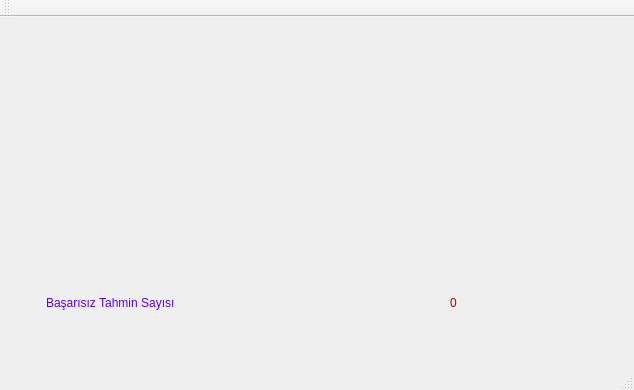
<?xml version="1.0" encoding="UTF-8"?>
<ui version="4.0">
 <class>MainWindow</class>
 <widget class="QMainWindow" name="MainWindow">
  <property name="geometry">
   <rect>
    <x>0</x>
    <y>0</y>
    <width>634</width>
    <height>390</height>
   </rect>
  </property>
  <property name="windowTitle">
   <string>MainWindow</string>
  </property>
  <widget class="QWidget" name="centralWidget">
   <widget class="QLabel" name="label">
    <property name="geometry">
     <rect>
      <x>46</x>
      <y>250</y>
      <width>381</width>
      <height>71</height>
     </rect>
    </property>
    <property name="styleSheet">
     <string notr="true">color: rgb(85, 0, 255);
font: 75 28pt &quot;Ubuntu&quot;;</string>
    </property>
    <property name="text">
     <string>Başarısız Tahmin Sayısı</string>
    </property>
   </widget>
   <widget class="QLabel" name="label_2">
    <property name="geometry">
     <rect>
      <x>450</x>
      <y>270</y>
      <width>67</width>
      <height>31</height>
     </rect>
    </property>
    <property name="styleSheet">
     <string notr="true">color: rgb(170, 0, 0);
font: 75 22pt &quot;Ubuntu&quot;;</string>
    </property>
    <property name="text">
     <string>0</string>
    </property>
   </widget>
  </widget>
  <widget class="QMenuBar" name="menuBar">
   <property name="geometry">
    <rect>
     <x>0</x>
     <y>0</y>
     <width>634</width>
     <height>22</height>
    </rect>
   </property>
  </widget>
  <widget class="QToolBar" name="mainToolBar">
   <attribute name="toolBarArea">
    <enum>TopToolBarArea</enum>
   </attribute>
   <attribute name="toolBarBreak">
    <bool>false</bool>
   </attribute>
  </widget>
  <widget class="QStatusBar" name="statusBar"/>
 </widget>
 <layoutdefault spacing="6" margin="11"/>
 <resources/>
 <connections/>
</ui>
